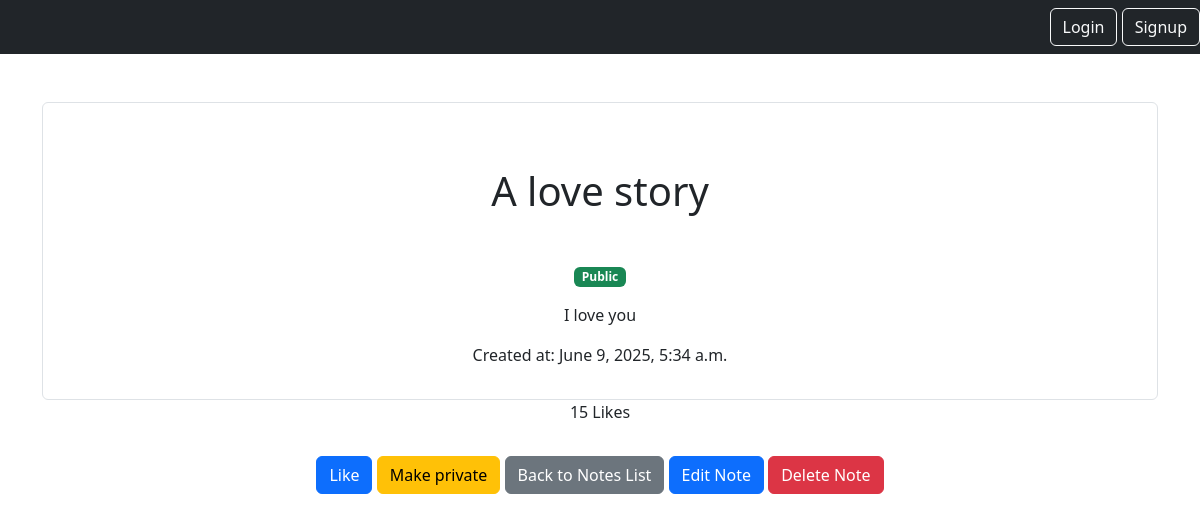
The page /smart/notes/5/share on the database its author committed.
### notes/models.py (models this page shows)
class Note(models.Model):
    title = models.CharField(max_length=200, verbose_name='Title of the Note')
    content = models.TextField(verbose_name='Content of the Note')
    created_at = models.DateTimeField(auto_now_add=True, verbose_name='Creation Date')
    number_of_likes = models.PositiveSmallIntegerField(default=0, verbose_name='Number of Likes')
    user = models.ForeignKey(User, on_delete=models.CASCADE, related_name='notes', verbose_name='Author')
    is_public = models.BooleanField(default=True, verbose_name='Is Public')

### notes/views.py (the view)
# urls.py: path('notes/<int:pk>/share', views.NotesPublicDetailView.as_view(), name='note_share'),
class NotesPublicDetailView(DetailView):
    model = Note
    context_object_name = "note"
    queryset = Note.objects.filter(is_public=True)  # Only show public notes

### notes/templates/notes/note_detail.html (shortened to what this page needs)
{% extends "base.html" %}
{% block content %}
    <div class="border rounded p-3">
        <h1 class="my-5">{{note.title}}</h1>
        <p class="text-muted">
            {% if note.is_public %}
                <span class="badge bg-success">Public</span>
            {% else %}
                <span class="badge bg-secondary">Private</span>
            {% endif %}
        </p>
        <p>{{note.content}}</p>
        <p>Created at: {{note.created_at}}</p>
    </div>
    <p>{{ note.number_of_likes }} Likes</p>
    <form method="POST", action="{% url 'note_like' pk=note.id %}" class="d-inline">
        <button type="submit" class="btn btn-primary my-3" id="like-btn">Like</button>
    </form>
    <form method="POST" action="{% url 'toggle_public' pk=note.id %}" class="d-inline">
        <button type="submit" class="btn btn-warning my-3">
            {% if note.is_public %} Make private {% else %} Make public {% endif %}
        </button>
    </form>
    <a href="{% url 'notes_list' %}" class="btn btn-secondary my-3">Back to Notes List</a>
    <a href="{% url 'note_update' pk=note.id %}" class="btn btn-primary my-3">Edit Note</a>
    <a href="{% url 'note_delete' pk=note.id %}" class="btn btn-danger my-3">Delete Note</a>
{% endblock %}

### rows shown on the page
Note: title "A love story", content "I love you", created_at "June 9, 2025, 5:34 a.m.", number_of_likes "15"
